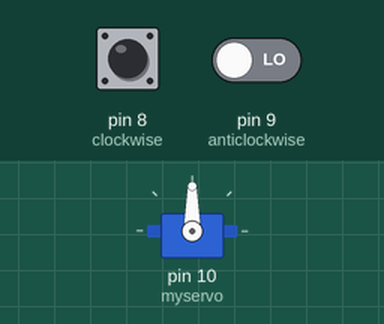
This sketch was run on a simulated Arduino Uno, built with avr-gcc and run on an emulated ATmega328P. On the bench: servo. The test bench sets the inputs (shaded band); at power-on: pin 9 (anticlockwise) LOW, pin 8 (clockwise) HIGH.

Above: at 1.2 s.
1.3 s: pin 9 (anticlockwise) driven HIGH
At 2.1 s:
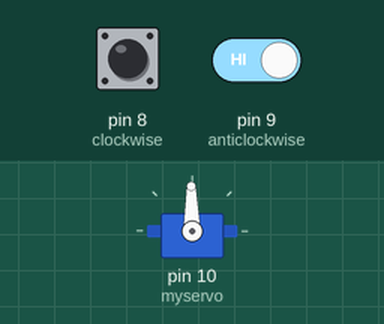
2.8 s: pin 8 (clockwise) pulsed LOW 5 times (0.12 s each, 0.3 s apart)
At 3.07 s:
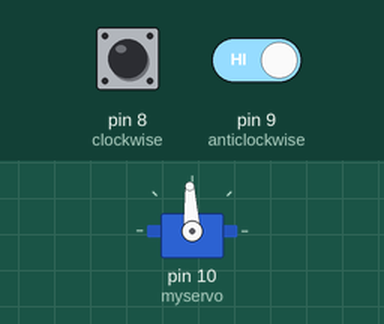
Timing chart, 0 to 5.8 s (numbered marks = the images above; inputs shaded):
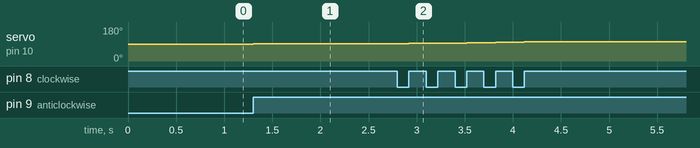

The sketch:

sketch_feb13a.ino
```cpp
#include <Servo.h>

Servo myservo;
int pos = 1500;
int clockwise = 8;
int anticlockwise = 9;
int deg4 = 200/9;

void setup()
{
  myservo.attach(10);
  pinMode(clockwise, INPUT);
  pinMode(anticlockwise, INPUT);
}

void loop()
{
  if(digitalRead(clockwise) == LOW)
  {
     while(digitalRead(clockwise) == LOW){}
     pos = pos + deg4;
     myservo.writeMicroseconds(pos);

  }
  if(digitalRead(anticlockwise) == LOW)
  {
    while(digitalRead(anticlockwise) == LOW){}
    pos = pos - deg4;
    myservo.writeMicroseconds(pos);
  }

}
```

Measured:
- after the input at 1.3 s, servo on pin 10 (myservo): 90° → 91° at once
- after the input at 2.8 s, servo on pin 10 (myservo): moves from 91° to 101° over 1.2 s, starting after 0.12 s
